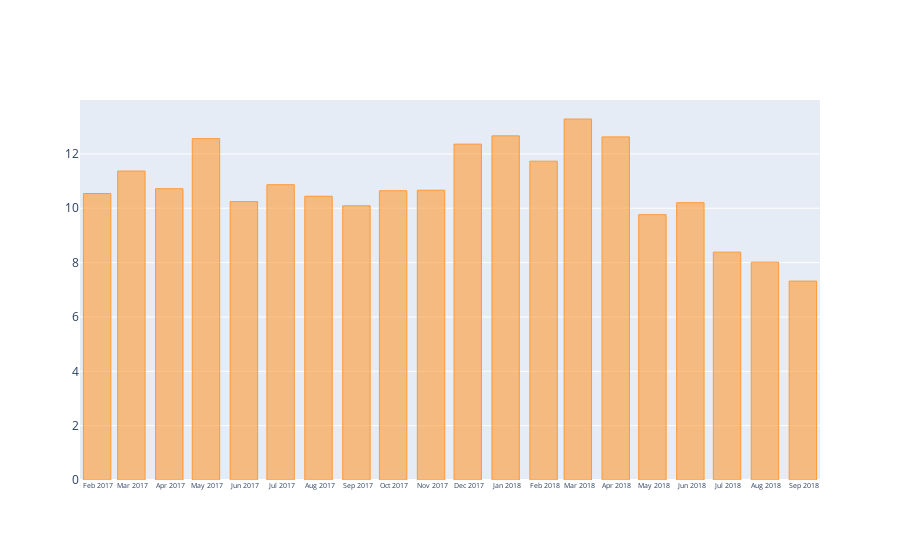

The cell this chart's notebook holds for it:
### Code cell
layout = {
    'xaxis':{
        'showticklabels':True,
        'dtick':'M1',
        'tick0':'2017-01',
        'tickfont':{
            # 'tick'
            'size':7
        }
    }
}

orders_deliver_time_visual_month.iplot(kind = 'bar', layout=layout)

### Figure 1 — Plotly figure (JSON) as saved in the notebook; plotly's stock layout.template omitted (floating-point values rounded to 4 significant figures)
{"data": [{"marker": {"color": "rgba(255, 153, 51, 0.6)", "line": {"color": "rgba(255, 153, 51, 1.0)", "width": 1}}, "name": "real_delivery_time", "orientation": "v", "text": "", "type": "bar", "x": ["2017-01-31", "2017-02-28", "2017-03-31", "2017-04-30", "2017-05-31", "2017-06-30", "2017-07-31", "2017-08-31", "2017-09-30", "2017-10-31", "2017-11-30", "2017-12-31", "2018-01-31", "2018-02-28", "2018-03-31", "2018-04-30", "2018-05-31", "2018-06-30", "2018-07-31", "2018-08-31"], "y": [10.54, 11.37, 10.72, 12.56, 10.24, 10.87, 10.44, 10.09, 10.64, 10.66, 12.36, 12.66, 11.73, 13.28, 12.63, 9.764, 10.2, 8.385, 8.017, 7.32]}], "layout": {"xaxis": {"dtick": "M1", "showticklabels": true, "tick0": "2017-01", "tickfont": {"size": 7}}}}
